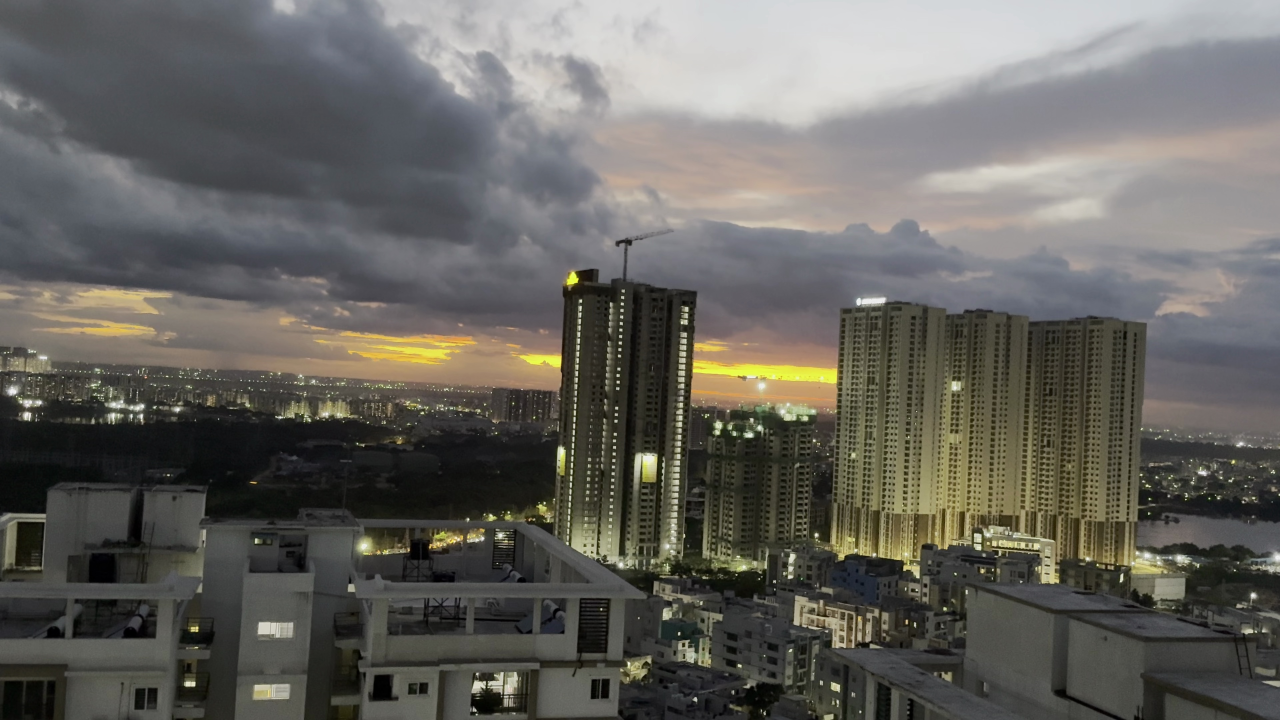
#> input picture dataset/images/frame_00000.jpg, 3840 x 2160 px (shown at 1/3 size)
$ python -i preprocess_drone_video.py   (imports and definitions only)   (older library calls are emulated)
#> lines starting #> are read from the running program, lines starting #| are printed output that depends on the picture; after the words box and inside, x2 and y2 are one past the last pixel; in counts of white or black regions, pixels touching at a corner belong together
#> further down, picture is the input picture: shape (2160, 3840, 3); mean B, G, R 95.4, 100.6, 102.2
import os
os.environ["KMP_DUPLICATE_LIB_OK"] = "TRUE"

import cv2
import numpy as np
import argparse
import sys
from ultralytics import YOLO

def detect_sky_hsv(frame):
    """
    Detect sky regions in aerial/drone imagery using HSV color space,
    gradient uniformity, and top-boundary connectivity.
    Returns uint8 mask (255 = sky, 0 = non-sky).
    """
    h, w = frame.shape[:2]
#> h = 2160; w = 3840
    hsv = cv2.cvtColor(frame, cv2.COLOR_BGR2HSV)
#> hsv: shape (2160, 3840, 3); mean H, S, V 60.8, 33.9, 105.1
    H, S, V = cv2.split(hsv)

    # 1. Color heuristics:
    # Blue sky: Hue 95-135, Saturation >= 20, Value >= 80
    blue_sky = (H >= 95) & (H <= 135) & (S >= 20) & (V >= 80)
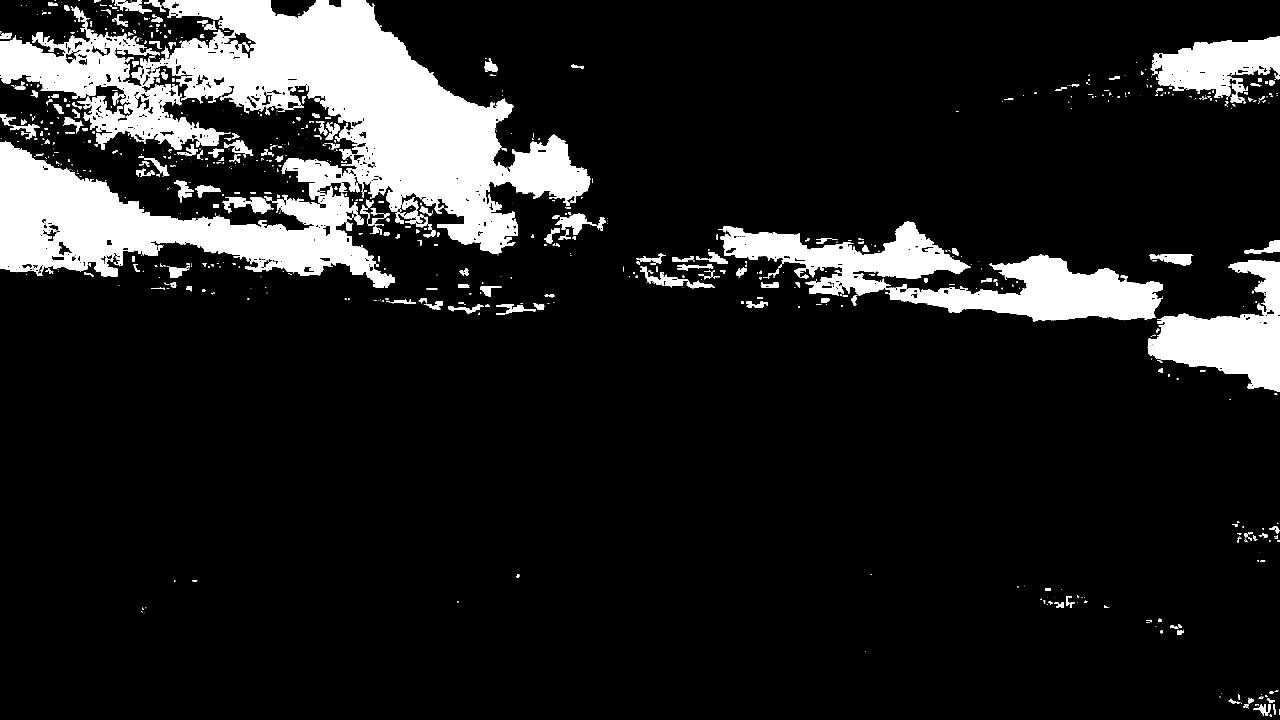
#> blue_sky: shape (2160, 3840) bool (shown at 1/3 size); 12.1% white; 987 white regions (533 under 20 px), largest, box (x1, y1, x2, y2) and area: (0, 0, 1772, 864) 662740, (2154, 664, 3489, 964) 144971, (3444, 780, 3840, 1174) 72803
    # Overcast / white / pale sky: low saturation, high brightness
    white_sky = (S <= 45) & (V >= 175)
#> white_sky: shape (2160, 3840) bool; 11.7% white; 1113 white regions (749 under 20 px), largest, box (x1, y1, x2, y2) and area: (1131, 0, 3840, 449) 700469, (2750, 402, 3744, 706) 115953, (1805, 438, 2697, 699) 90160

    candidate = (blue_sky | white_sky).astype(np.uint8) * 255
#> candidate: shape (2160, 3840); 23.8% white; 2100 white regions (1282 under 20 px), largest, box (x1, y1, x2, y2) and area: (1131, 0, 3840, 449) 700469, (0, 0, 1772, 864) 662740, (2154, 664, 3489, 964) 144971

    # 2. Gradient uniformity: sky has minimal texture/gradient
    gray = cv2.cvtColor(frame, cv2.COLOR_BGR2GRAY)
    sobel = cv2.Sobel(gray, cv2.CV_32F, 1, 1)
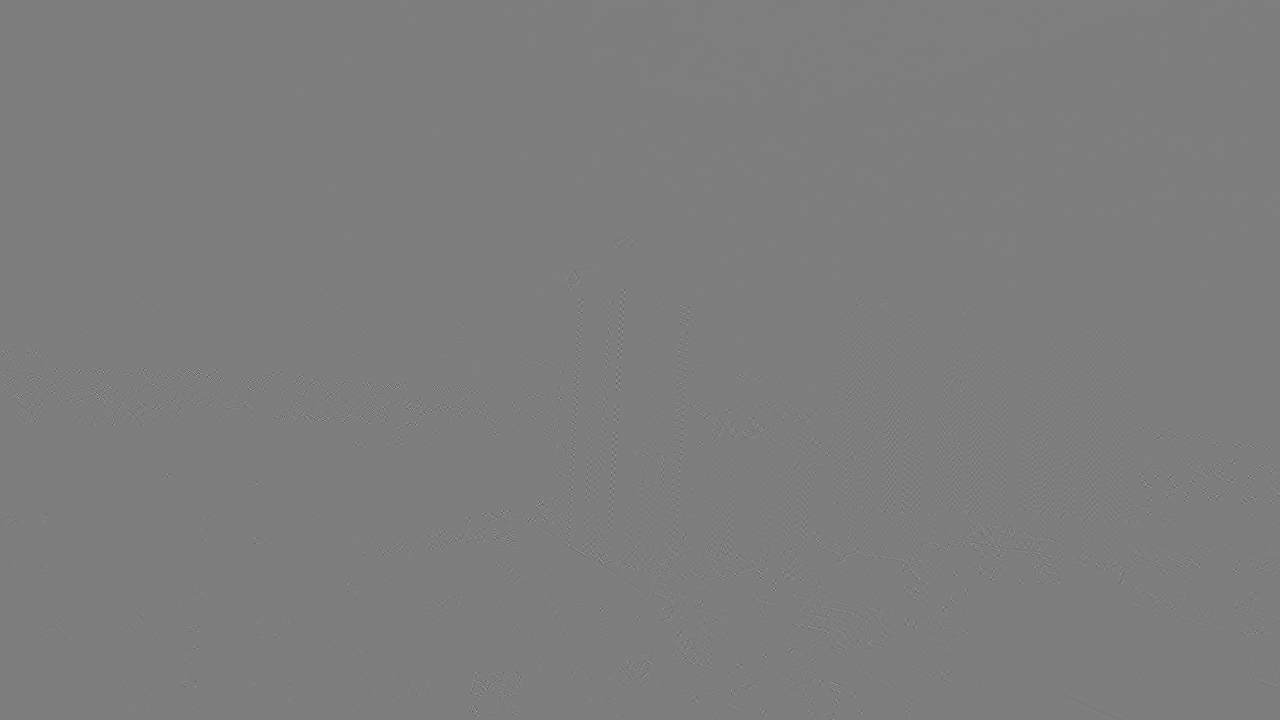
#> sobel: shape (2160, 3840) float32 (shown at 1/3 size); min -190, max 194, mean 0; drawn with min black and max white
    candidate[np.abs(sobel) >= 25] = 0

    # 3. Top-edge connectivity: sky starts at the top frame boundary
    flood_mask = np.zeros((h + 2, w + 2), np.uint8)
    for x in range(0, w, max(1, w // 40)):
        if candidate[0, x] == 255 and flood_mask[1, x + 1] == 0:
            cv2.floodFill(candidate, flood_mask, (x, 0), 128)
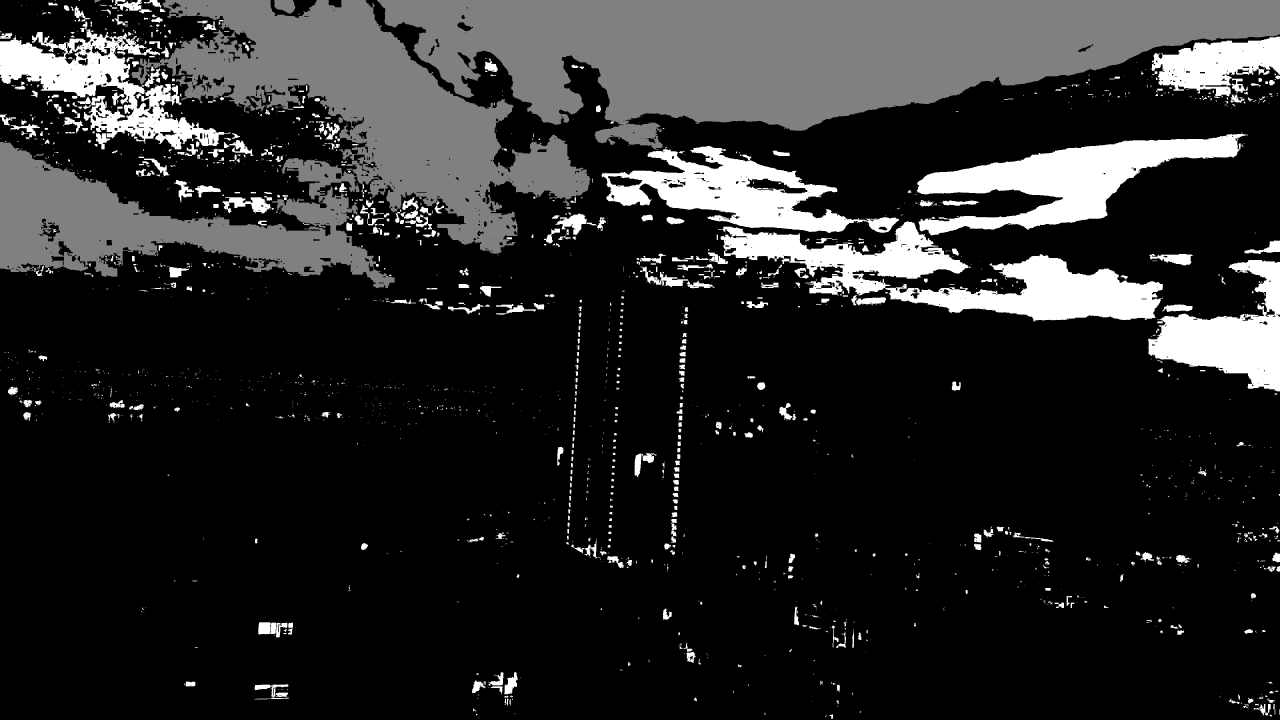
#> candidate: shape (2160, 3840) (shown at 1/3 size); min 0, max 255, mean 41

    sky_mask = (candidate == 128).astype(np.uint8) * 255
#> sky_mask: shape (2160, 3840); 15.4% white; 4 white regions, box (x1, y1, x2, y2) and area: (1131, 0, 3840, 448) 700394, (0, 0, 1772, 864) 578459, (823, 0, 886, 41) 1948, (284, 0, 302, 8) 88
    kernel = cv2.getStructuringElement(cv2.MORPH_RECT, (15, 15))
    sky_mask = cv2.morphologyEx(sky_mask, cv2.MORPH_CLOSE, kernel)
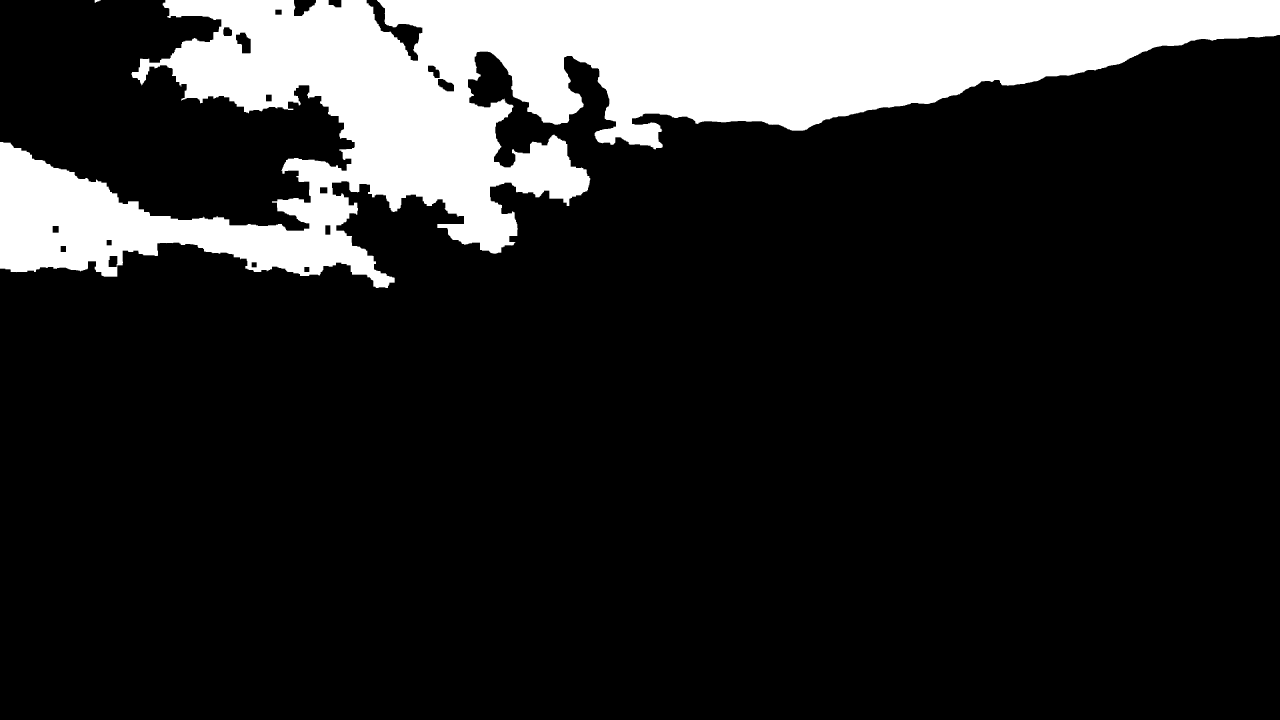
#> sky_mask: shape (2160, 3840) (shown at 1/3 size); 16% white; 2 white regions, box (x1, y1, x2, y2) and area: (0, 0, 3840, 864) 1324105, (284, 0, 302, 8) 88
    return sky_mask


# [140 lines left out: functions generate_initial_fg_mask, process_drone_video, not called in this run]


# [34 lines not run here, left out]

>>> import cv2
>>> picture = cv2.imread('dataset/images/frame_00000.jpg')
>>> result = detect_sky_hsv(picture)

$ run again, on dataset/images/frame_00003.jpg
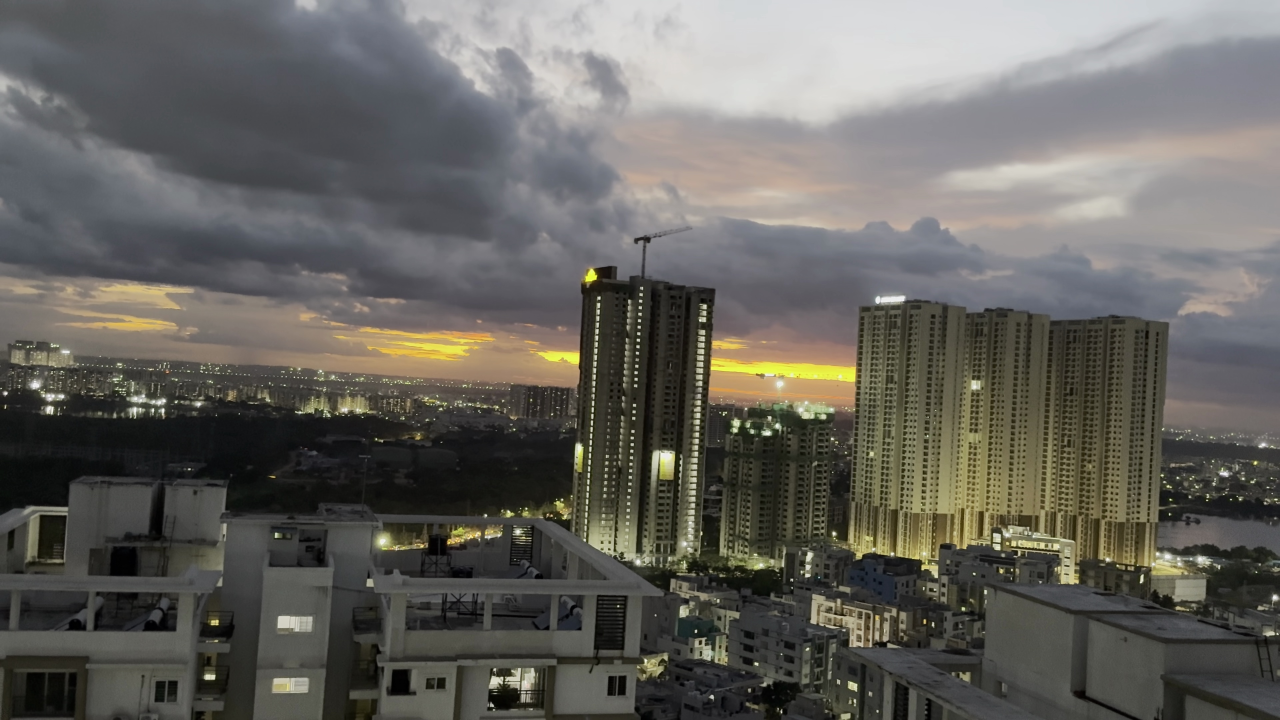
#> input picture dataset/images/frame_00003.jpg, 3840 x 2160 px (shown at 1/3 size)
#> picture is the input picture: shape (2160, 3840, 3); mean B, G, R 94.9, 100.1, 101.8
#> hsv: shape (2160, 3840, 3); mean H, S, V 59.8, 33.2, 104.5
#> blue_sky: shape (2160, 3840) bool; 10.9% white; 766 white regions (384 under 20 px), largest, box (x1, y1, x2, y2) and area: (575, 0, 1844, 752) 319245, (0, 384, 1184, 832) 198073, (2200, 660, 3572, 960) 158182
#> white_sky: shape (2160, 3840) bool; 11.4% white; 1067 white regions (686 under 20 px), largest, box (x1, y1, x2, y2) and area: (1206, 0, 3840, 440) 674605, (2800, 400, 3808, 701) 115900, (1865, 434, 2622, 692) 86223
#> after the loop in detect_sky_hsv, `for x in range(0, w, max(1, w // 40)):`:
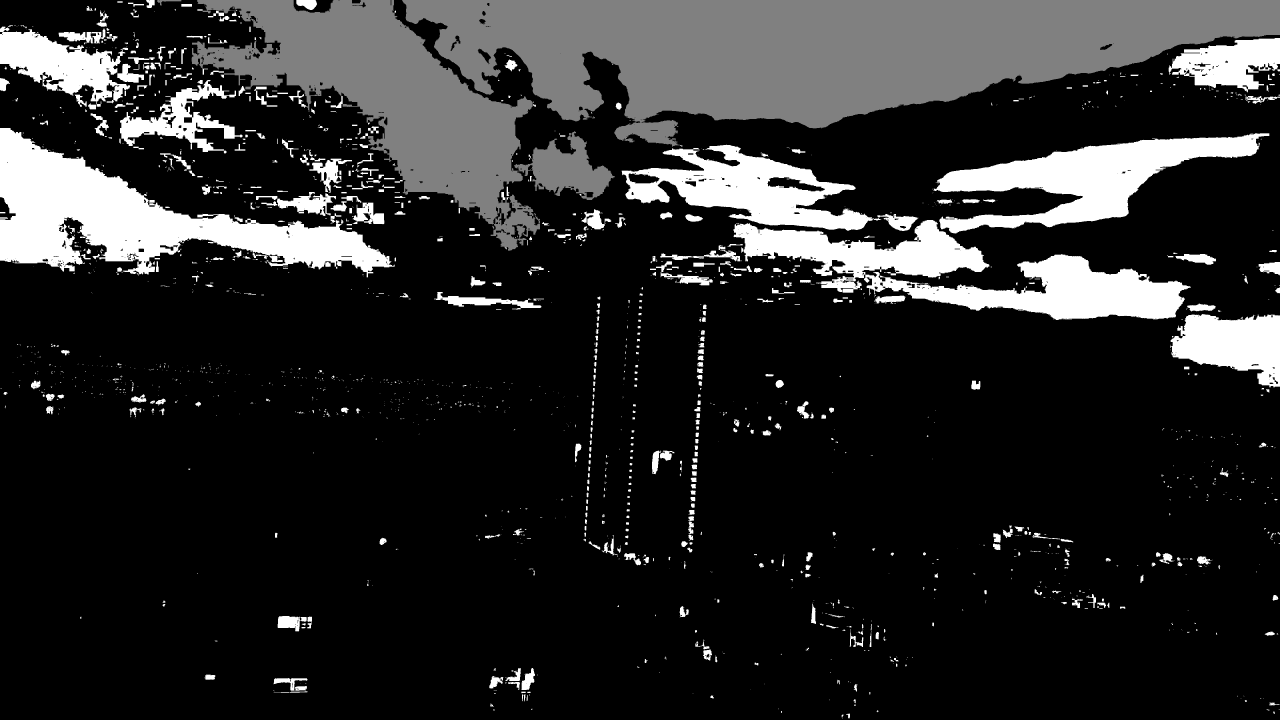
#> candidate: shape (2160, 3840) (shown at 1/3 size); min 0, max 255, mean 41.5
#> in detect_sky_hsv, `sky_mask = cv2.morphologyEx(sky_mask, cv2.MORPH_CLOSE, kernel)`:
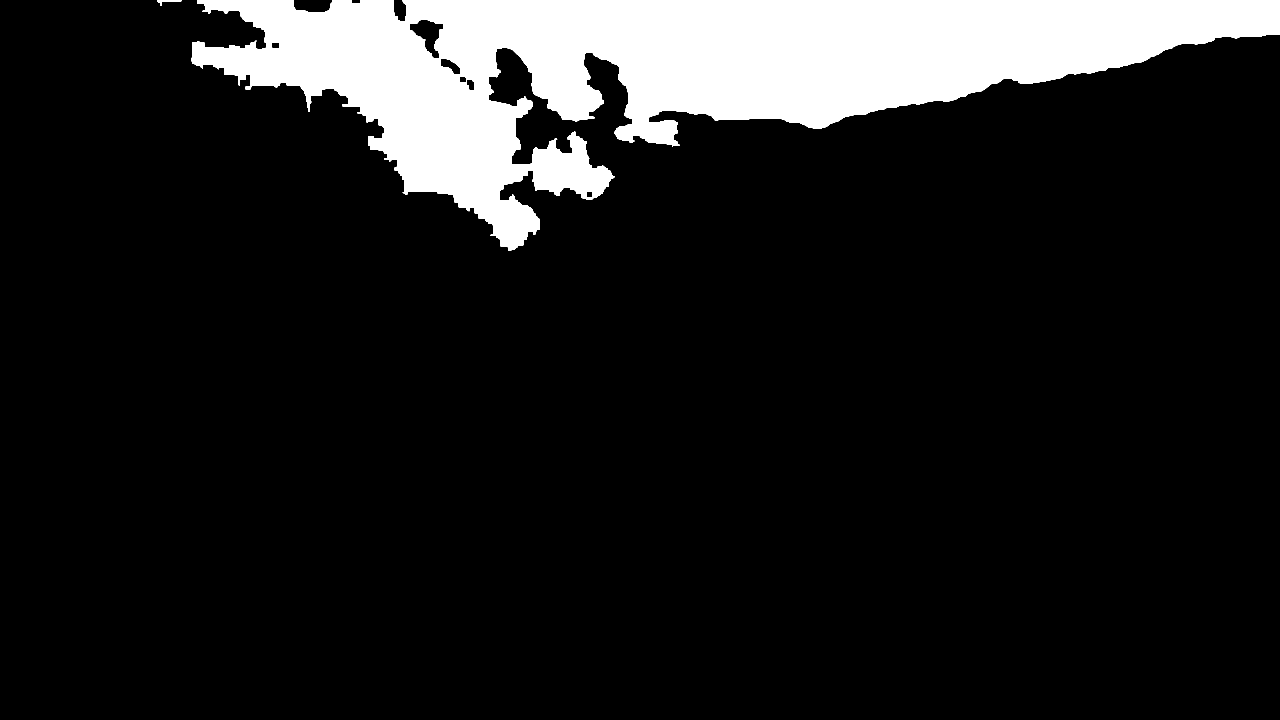
#> sky_mask: shape (2160, 3840) (shown at 1/3 size); 12.2% white; 2 white regions, box (x1, y1, x2, y2) and area: (575, 0, 3840, 752) 1011668, (472, 0, 544, 16) 408
